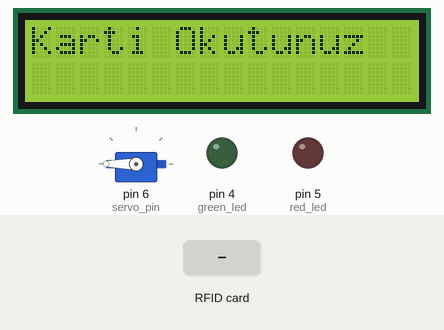
Simulated run of this sketch. Board: Arduino Uno, built with avr-gcc and run on an emulated ATmega328P. Parts: servo, 16×2 character LCD, output pins drawn as LEDs (lit = HIGH). The inputs (shaded band) are chosen by the test bench. Pins used as bus, display or sensor lines are not drawn; what the sketch prints to the serial monitor is not drawn.

Above: at 1.3 s.
1.4 s: RFID card A3 B3 8A A9 held to the reader
At 2.1 s:
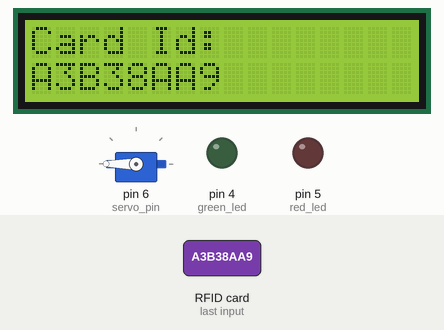
At 4.1 s:
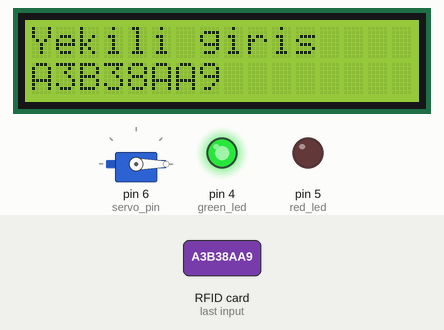
4.4 s: RFID card 5E 7A 19 C4 held to the reader
At 9.8 s:
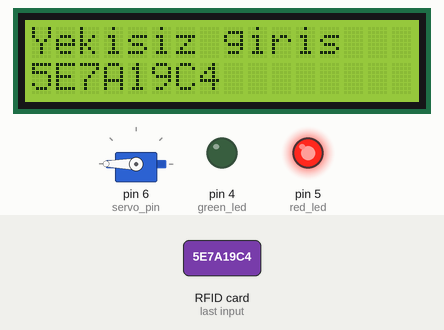
Timing chart, 0 to 15.0 s (numbered marks = the images above; inputs shaded):
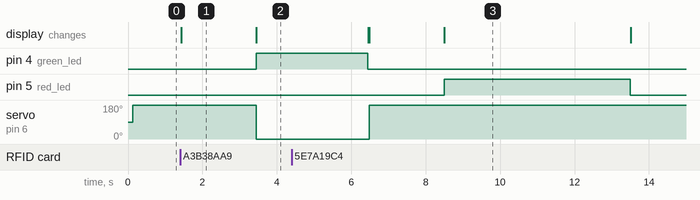

Measured:
- after the input at 1.4 s, pin 4 (green_led): LOW → HIGH after 2.0 s; servo on pin 6 (servo_pin): 180° → 0° after 2.0 s; the display: changes at once (image 1)
- after the input at 4.4 s, pin 5 (red_led): LOW → HIGH after 4.1 s, → LOW 5.0 s later; the display: first differs from a run without the input after 2.1 s (image 3 shows a later state)
- what the display in image 1 shows lasts 2.0 s, from 1.4 s to 3.4 s

The sketch:

kart_okuyuculu_guvenlik_sistem.ino
```cpp
#include <MFRC522.h>
#include <SPI.h>
#include <LiquidCrystal_I2C.h>
#include <Servo.h>

#define red_led 5
#define green_led 4
#define RST_PIN 9
#define SS_PIN 10
#define servo_pin 6

String const myCardUID = "A3B38AA9";

Servo myServo;
LiquidCrystal_I2C lcd(0x27, 16,2);
MFRC522 rfid(SS_PIN, RST_PIN); // Instance of the class

//MFRC522::MIFARE_Key key;

void setup() {
  pinMode(red_led, OUTPUT);
  pinMode(green_led, OUTPUT);

  myServo.attach(servo_pin);

  Serial.begin(9600);

  SPI.begin(); // Init SPI bus
  rfid.PCD_Init(); // Init RC522

  lcd.begin();
  lcd.clear();
  lcd.setCursor(0,0);
  lcd.print("Karti Okutunuz");
}

void loop() {
  myServo.write(180);

  // Reset the loop if no new card present on the sensor/reader. This saves the entire process when idle.
  if ( ! rfid.PICC_IsNewCardPresent())
    return;

  // Verify if the NUID has been readed
  if ( ! rfid.PICC_ReadCardSerial())
    return;

  String cardUID = getCardUID();
  lcd.clear();
  lcd.setCursor(0,0);
  lcd.print("Card Id:");
  lcd.setCursor(0,1);
  lcd.print(cardUID);
  delay(2000);

  if(myCardUID.equals(cardUID)){

    Serial.println("Yetlkili girişi");

    lcd.setCursor(0,0);
    lcd.print("Yekili giris");

    digitalWrite(green_led, HIGH);
    myServo.write(0);
    delay(3000);
    digitalWrite(green_led, LOW);
  }else{
    lcd.setCursor(0,0);
    lcd.print("Yekisiz giris");

    Serial.println("Yetkisiz giris");

    digitalWrite(red_led, HIGH);
    delay(5000);
    digitalWrite(red_led,LOW);
  }

  lcd.clear();
  lcd.setCursor(0,0);
  lcd.print("Karti Okutunuz");

}

String getCardUID(){
  String tagID = "";
  for (int i = 0; i < 4; i++) { // The MIFARE PICCs that we use have 4 byte UID
    tagID.concat(String(rfid.uid.uidByte[i], HEX)); // Adds the 4 bytes in a single String variable
  }
  tagID.toUpperCase();
  rfid.PICC_HaltA(); // Stop reading
  return tagID;
}
  
```
